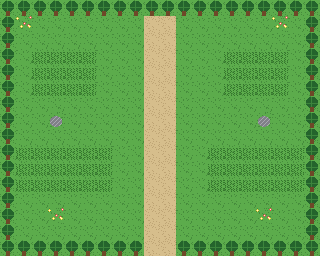

Below is a game level as drawn by its tile map, then a one-line description and the .tmx file that defines it, in full:
An orthogonal 20x16 tile map with 16x16 px tiles, 3 tile layers (ground, ground2, overhead) and 10 objects (2x sign, spawn, npc, trigger, item, ...).

<map version="1.10" tiledversion="1.10.2" orientation="orthogonal" renderorder="right-down" width="20" height="16" tilewidth="16" tileheight="16" infinite="0" nextlayerid="6" nextobjectid="11">
 <tileset firstgid="1" source="../tilesets/overworld.tsx" />
 <layer id="1" name="ground" width="20" height="16">
  <data encoding="csv">
1,1,1,1,1,1,1,1,1,1,1,1,1,1,1,1,1,1,1,1,
1,1,1,1,1,1,1,1,1,3,3,1,1,1,1,1,1,1,1,1,
1,1,1,1,1,1,1,1,1,3,3,1,1,1,1,1,1,1,1,1,
1,1,2,2,2,2,1,1,1,3,3,1,1,1,2,2,2,2,1,1,
1,1,2,2,2,2,1,1,1,3,3,1,1,1,2,2,2,2,1,1,
1,1,2,2,2,2,1,1,1,3,3,1,1,1,2,2,2,2,1,1,
1,1,1,1,1,1,1,1,1,3,3,1,1,1,1,1,1,1,1,1,
1,1,1,1,1,1,1,1,1,3,3,1,1,1,1,1,1,1,1,1,
1,1,1,1,1,1,1,1,1,3,3,1,1,1,1,1,1,1,1,1,
1,2,2,2,2,2,2,1,1,3,3,1,1,2,2,2,2,2,2,1,
1,2,2,2,2,2,2,1,1,3,3,1,1,2,2,2,2,2,2,1,
1,2,2,2,2,2,2,1,1,3,3,1,1,2,2,2,2,2,2,1,
1,1,1,1,1,1,1,1,1,3,3,1,1,1,1,1,1,1,1,1,
1,1,1,1,1,1,1,1,1,3,3,1,1,1,1,1,1,1,1,1,
1,1,1,1,1,1,1,1,1,3,3,1,1,1,1,1,1,1,1,1,
1,1,1,1,1,1,1,1,1,3,3,1,1,1,1,1,1,1,1,1
</data>
 </layer>
 <layer id="2" name="ground2" width="20" height="16">
  <data encoding="csv">
5,5,5,5,5,5,5,5,5,5,5,5,5,5,5,5,5,5,5,5,
5,7,0,0,0,0,0,0,0,0,0,0,0,0,0,0,0,7,0,5,
5,0,0,0,0,0,0,0,0,0,0,0,0,0,0,0,0,0,0,5,
5,0,0,0,0,0,0,0,0,0,0,0,0,0,0,0,0,0,0,5,
5,0,0,0,0,0,0,0,0,0,0,0,0,0,0,0,0,0,0,5,
5,0,0,0,0,0,0,0,0,0,0,0,0,0,0,0,0,0,0,5,
5,0,0,0,0,0,0,0,0,0,0,0,0,0,0,0,0,0,0,5,
5,0,0,6,0,0,0,0,0,0,0,0,0,0,0,0,6,0,0,5,
5,0,0,0,0,0,0,0,0,0,0,0,0,0,0,0,0,0,0,5,
5,0,0,0,0,0,0,0,0,0,0,0,0,0,0,0,0,0,0,5,
5,0,0,0,0,0,0,0,0,0,0,0,0,0,0,0,0,0,0,5,
5,0,0,0,0,0,0,0,0,0,0,0,0,0,0,0,0,0,0,5,
5,0,0,0,0,0,0,0,0,0,0,0,0,0,0,0,0,0,0,5,
5,0,0,7,0,0,0,0,0,0,0,0,0,0,0,0,7,0,0,5,
5,0,0,0,0,0,0,0,0,0,0,0,0,0,0,0,0,0,0,5,
5,5,5,5,5,5,5,5,5,0,0,5,5,5,5,5,5,5,5,5
</data>
 </layer>
 <layer id="3" name="overhead" width="20" height="16">
  <data encoding="csv">
0,0,0,0,0,0,0,0,0,0,0,0,0,0,0,0,0,0,0,0,
0,0,0,0,0,0,0,0,0,0,0,0,0,0,0,0,0,0,0,0,
0,0,0,0,0,0,0,0,0,0,0,0,0,0,0,0,0,0,0,0,
0,0,0,0,0,0,0,0,0,0,0,0,0,0,0,0,0,0,0,0,
0,0,0,0,0,0,0,0,0,0,0,0,0,0,0,0,0,0,0,0,
0,0,0,0,0,0,0,0,0,0,0,0,0,0,0,0,0,0,0,0,
0,0,0,0,0,0,0,0,0,0,0,0,0,0,0,0,0,0,0,0,
0,0,0,0,0,0,0,0,0,0,0,0,0,0,0,0,0,0,0,0,
0,0,0,0,0,0,0,0,0,0,0,0,0,0,0,0,0,0,0,0,
0,0,0,0,0,0,0,0,0,0,0,0,0,0,0,0,0,0,0,0,
0,0,0,0,0,0,0,0,0,0,0,0,0,0,0,0,0,0,0,0,
0,0,0,0,0,0,0,0,0,0,0,0,0,0,0,0,0,0,0,0,
0,0,0,0,0,0,0,0,0,0,0,0,0,0,0,0,0,0,0,0,
0,0,0,0,0,0,0,0,0,0,0,0,0,0,0,0,0,0,0,0,
0,0,0,0,0,0,0,0,0,0,0,0,0,0,0,0,0,0,0,0,
0,0,0,0,0,0,0,0,0,0,0,0,0,0,0,0,0,0,0,0
</data>
 </layer>
 <objectgroup id="4" name="objects">
  <object id="1" name="default" type="spawn" x="152" y="232">
   <properties>
    <property name="facing" value="up" />
   </properties>
   <point />
  </object>
  <object id="2" name="rival" type="npc" x="160" y="32" width="16" height="16">
   <properties>
    <property name="facing" value="down" />
    <property name="sprite" value="rival" />
    <property name="script" value="maps/route.lua:rival" />
   </properties>
  </object>
  <object id="3" name="rival_challenge" type="trigger" x="144" y="64" width="32" height="16">
   <properties>
    <property name="on_enter" value="maps/route.lua:rival_challenge" />
   </properties>
  </object>
  <object id="4" name="route_sign" type="sign" x="176" y="224" width="16" height="16">
   <properties>
    <property name="text" value="text:route.sign" />
   </properties>
  </object>
  <object id="5" name="end_sign" type="sign" x="128" y="16" width="16" height="16">
   <properties>
    <property name="text" value="text:route.end_sign" />
   </properties>
  </object>
  <object id="6" name="route_potion" type="item" x="288" y="112" width="16" height="16">
   <properties>
    <property name="item" value="potion" />
    <property name="count" type="int" value="1" />
   </properties>
  </object>
 </objectgroup>
 <objectgroup id="5" name="encounters">
  <object id="7" name="west_grass_north" x="32" y="48" width="64" height="48">
   <properties>
    <property name="table" value="route_grass" />
    <property name="rate" type="int" value="20" />
   </properties>
  </object>
  <object id="8" name="east_grass_north" x="224" y="48" width="64" height="48">
   <properties>
    <property name="table" value="route_grass" />
    <property name="rate" type="int" value="20" />
   </properties>
  </object>
  <object id="9" name="west_grass_south" x="16" y="144" width="96" height="48">
   <properties>
    <property name="table" value="route_grass" />
    <property name="rate" type="int" value="20" />
   </properties>
  </object>
  <object id="10" name="east_grass_south" x="208" y="144" width="96" height="48">
   <properties>
    <property name="table" value="route_grass" />
    <property name="rate" type="int" value="20" />
   </properties>
  </object>
 </objectgroup>
</map>
